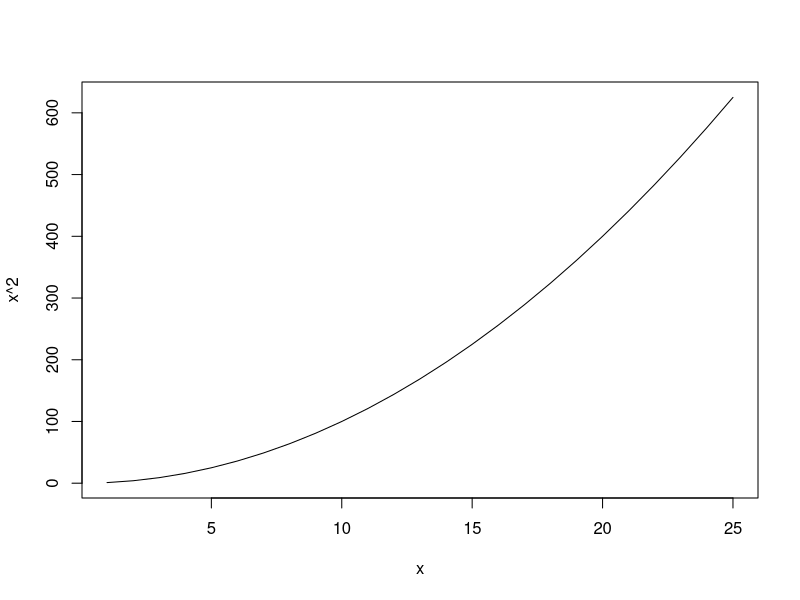

The R script that drew this image:
## ---- chunk 1
f <-function(x){
  return(ifelse(0 <= x & x <= 1,2*x,0))
}
x = seq(-2,2,.1)
#print("x:")
x
#print("f(x):")
sapply(x,f)

## ---- chunk 2
x = c(1:25)
plot(x,x^2,type = 'l')
